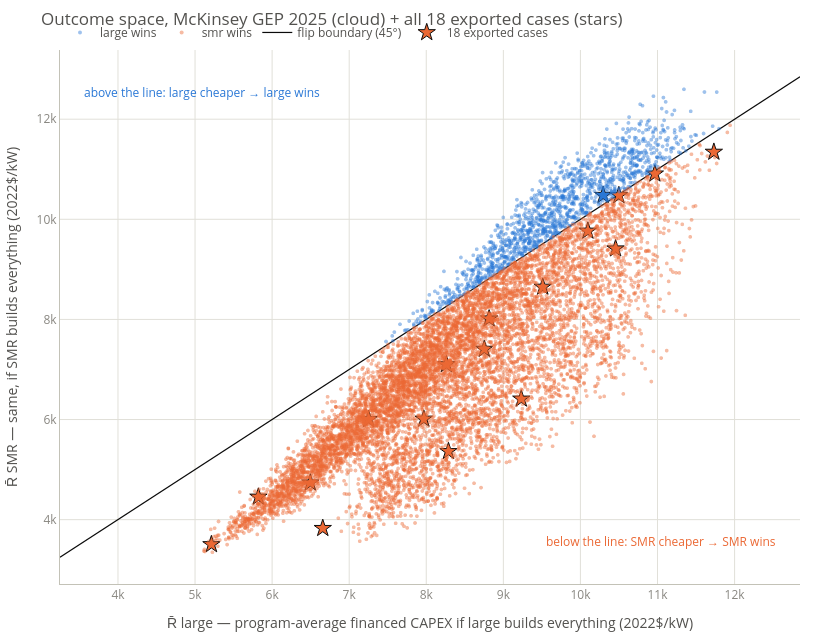

The code cell stored with this chart in its notebook:
### Code cell
# Outcome space: each world's two program costs; the 45-degree line IS the flip boundary.
d = D[REP]
hover_cols = ["lr_large", "lr_smr", "boak_large", "boak_smr", "n_vendors", "conv_full",
              "u", "s", "dur_lambda", "dur_z", "m_usd", "m_pct"]
cd = d[hover_cols].round(3).to_numpy()
ht = ("R̄ large %{x:,.0f} | R̄ smr %{y:,.0f} $/kW<br>"
      "lr %{customdata[0]:.3f}/%{customdata[1]:.3f} | BOAK %{customdata[2]:,.0f}/%{customdata[3]:,.0f}<br>"
      "vendors %{customdata[4]} | conv_full %{customdata[5]} | u %{customdata[6]:.2f} | s %{customdata[7]:.2f}<br>"
      "margin %{customdata[10]:,.0f} $/kW (%{customdata[11]:.1f}%)<extra>%{text}</extra>")

fig = go.Figure()
for tech in TECHS:
    mk = (d["winner"] == tech).to_numpy()
    fig.add_trace(go.Scattergl(
        x=d.loc[mk, "Rbar_large"], y=d.loc[mk, "Rbar_smr"], mode="markers",
        name=f"{tech} wins", text=[f"{tech} wins"] * mk.sum(), customdata=cd[mk],
        marker=dict(color=TECH_COLOR[tech], size=4, opacity=0.45), hovertemplate=ht))

lo = min(d["Rbar_large"].min(), d["Rbar_smr"].min()) * 0.97
hi = max(d["Rbar_large"].max(), d["Rbar_smr"].max()) * 1.02
fig.add_trace(go.Scatter(x=[lo, hi], y=[lo, hi], mode="lines",
                         line=dict(color=INK, width=1.2), name="flip boundary (45°)",
                         hoverinfo="skip"))

# the 18 exported ReEDS cases (all schedules - same $/kW units)
cs = SELECTED.reset_index()
cx = [D[r["schedule"]].loc[int(r["draw"]), "Rbar_large"] for _, r in cs.iterrows()]
cy = [D[r["schedule"]].loc[int(r["draw"]), "Rbar_smr"] for _, r in cs.iterrows()]
fig.add_trace(go.Scatter(
    x=cx, y=cy, mode="markers", name="18 exported cases",
    text=[f"{r['case']} ({r['schedule']}, {r['percentile']}, winner {r['winner']})"
          for _, r in cs.iterrows()],
    marker=dict(symbol="star", size=13, color=[TECH_COLOR[w] for w in cs["winner"]],
                line=dict(color=INK, width=1)),
    hovertemplate="%{text}<br>R̄ large %{x:,.0f} | R̄ smr %{y:,.0f} $/kW<extra></extra>"))

fig.add_annotation(x=0.97, y=0.06, xref="paper", yref="paper", showarrow=False,
                   text="below the line: SMR cheaper → SMR wins", font=dict(color=C_SMR, size=12))
fig.add_annotation(x=0.03, y=0.94, xref="paper", yref="paper", showarrow=False,
                   text="above the line: large cheaper → large wins", font=dict(color=C_LARGE, size=12))
ps.plotly_layout(fig, title=f"Outcome space, {REP} (cloud) + all 18 exported cases (stars)",
                 xaxis_title="R̄ large — program-average financed CAPEX if large builds everything (2022$/kW)",
                 yaxis_title="R̄ SMR — same, if SMR builds everything (2022$/kW)",
                 width=820, height=640)
fig.update_layout(legend=dict(orientation="h", y=1.06))  # ps.plotly_layout owns `legend=`; merge after
fig.show()

cnt = SELECTED.pivot_table(index="percentile", columns="winner", values="draw",
                           aggfunc="count").fillna(0).astype(int)
print("Winner of the 18 exported cases by percentile (the issue-8b phenomenon - cheap "
      "percentiles pick SMR worlds, the expensive tail leans toward large worlds; W8b explains "
      "why that is structural):")
print(cnt.to_string())

### Figure 1 — Plotly figure (JSON) as saved in the notebook; plotly's stock layout.template omitted (floating-point values rounded to 4 significant figures; data arrays with more than 128 entries replaced by an {"elided": "..."} marker saying what was removed)
{"data": [{"customdata": {"elided": "1331x12 float values"}, "hovertemplate": "R̄ large %{x:,.0f} | R̄ smr %{y:,.0f} $/kW<br>lr %{customdata[0]:.3f}/%{customdata[1]:.3f} | BOAK %{customdata[2]:,.0f}/%{customdata[3]:,.0f}<br>vendors %{customdata[4]} | conv_full %{customdata[5]} | u %{customdata[6]:.2f} | s %{customdata[7]:.2f}<br>margin %{customdata[10]:,.0f} $/kW (%{customdata[11]:.1f}%)<extra>%{text}</extra>", "marker": {"color": "#2a78d6", "opacity": 0.45, "size": 4}, "mode": "markers", "name": "large wins", "text": {"elided": "1331 str values"}, "type": "scattergl", "x": {"elided": "1331 float values"}, "y": {"elided": "1331 float values"}}, {"customdata": {"elided": "8669x12 float values"}, "hovertemplate": "R̄ large %{x:,.0f} | R̄ smr %{y:,.0f} $/kW<br>lr %{customdata[0]:.3f}/%{customdata[1]:.3f} | BOAK %{customdata[2]:,.0f}/%{customdata[3]:,.0f}<br>vendors %{customdata[4]} | conv_full %{customdata[5]} | u %{customdata[6]:.2f} | s %{customdata[7]:.2f}<br>margin %{customdata[10]:,.0f} $/kW (%{customdata[11]:.1f}%)<extra>%{text}</extra>", "marker": {"color": "#eb6834", "opacity": 0.45, "size": 4}, "mode": "markers", "name": "smr wins", "text": {"elided": "8669 str values"}, "type": "scattergl", "x": {"elided": "8669 float values"}, "y": {"elided": "8669 float values"}}, {"hoverinfo": "skip", "line": {"color": "#0b0b0b", "width": 1.2}, "mode": "lines", "name": "flip boundary (45°)", "type": "scatter", "x": [3248.0, 12850.0], "y": [3248.0, 12850.0]}, {"hovertemplate": "%{text}<br>R̄ large %{x:,.0f} | R̄ smr %{y:,.0f} $/kW<extra></extra>", "marker": {"color": ["#eb6834", "#eb6834", "#eb6834", "#eb6834", "#eb6834", "#eb6834", "#eb6834", "#eb6834", "#eb6834", "#eb6834", "#eb6834", "#2a78d6", "#eb6834", "#eb6834", "#eb6834", "#eb6834", "#eb6834", "#eb6834"], "line": {"color": "#0b0b0b", "width": 1}, "size": 13, "symbol": "star"}, "mode": "markers", "name": "18 exported cases", "text": ["eia_p05 (EIA 2026 AEO high, p05, winner smr)", "eia_p50 (EIA 2026 AEO high, p50, winner smr)", "eia_p95 (EIA 2026 AEO high, p95, winner smr)", "aj_p05 (Abou-Jaoude mod, p05, winner smr)", "aj_p50 (Abou-Jaoude mod, p50, winner smr)", "aj_p95 (Abou-Jaoude mod, p95, winner smr)", "iaea_p05 (IAEA high, p05, winner smr)", "iaea_p50 (IAEA high, p50, winner smr)", "iaea_p95 (IAEA high, p95, winner smr)", "mck_p05 (McKinsey GEP 2025, p05, winner smr)", "mck_p50 (McKinsey GEP 2025, p50, winner smr)", "mck_p95 (McKinsey GEP 2025, p95, winner large)", "cop28_p05 (COP28 tripling pledge, p05, winner smr)", "cop28_p50 (COP28 tripling pledge, p50, winner smr)", "cop28_p95 (COP28 tripling pledge, p95, winner smr)", "eo_p05 (2025 EO, p05, winner smr)", "eo_p50 (2025 EO, p50, winner smr)", "eo_p95 (2025 EO, p95, winner smr)"], "type": "scatter", "x": [7253.0, 9511.0, 11730.0, 8288.0, 8815.0, 10970.0, 6496.0, 8753.0, 10500.0, 5822.0, 8261.0, 10290.0, 6657.0, 9233.0, 10100.0, 5212.0, 7968.0, 10460.0], "y": [6004.0, 8648.0, 11340.0, 5364.0, 8014.0, 10910.0, 4737.0, 7407.0, 10480.0, 4454.0, 7099.0, 10480.0, 3828.0, 6412.0, 9768.0, 3504.0, 6012.0, 9413.0]}], "layout": {"annotations": [{"font": {"color": "#eb6834", "size": 12}, "showarrow": false, "text": "below the line: SMR cheaper → SMR wins", "x": 0.97, "xref": "paper", "y": 0.06, "yref": "paper"}, {"font": {"color": "#2a78d6", "size": 12}, "showarrow": false, "text": "above the line: large cheaper → large wins", "x": 0.03, "xref": "paper", "y": 0.94, "yref": "paper"}], "font": {"color": "#52514e", "size": 12}, "height": 640, "legend": {"bgcolor": "rgba(0,0,0,0)", "borderwidth": 0, "orientation": "h", "y": 1.06}, "margin": {"b": 45, "l": 60, "r": 20, "t": 50}, "paper_bgcolor": "#ffffff", "plot_bgcolor": "#ffffff", "title": {"text": "Outcome space, McKinsey GEP 2025 (cloud) + all 18 exported cases (stars)"}, "width": 820, "xaxis": {"gridcolor": "#e1e0d9", "linecolor": "#c3c2b7", "tickfont": {"color": "#898781"}, "title": {"text": "R̄ large — program-average financed CAPEX if large builds everything (2022$/kW)"}, "zerolinecolor": "#c3c2b7"}, "yaxis": {"gridcolor": "#e1e0d9", "linecolor": "#c3c2b7", "tickfont": {"color": "#898781"}, "title": {"text": "R̄ SMR — same, if SMR builds everything (2022$/kW)"}, "zerolinecolor": "#c3c2b7"}}}
